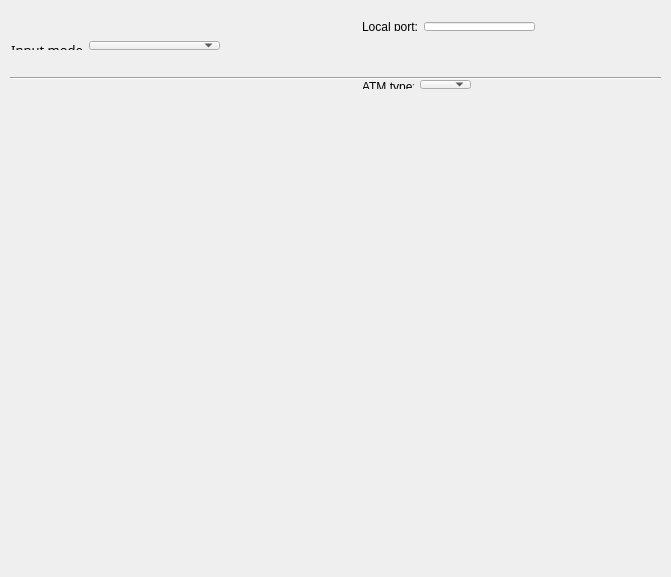
<?xml version="1.0" encoding="UTF-8"?>
<ui version="4.0">
 <class>CATMParamsClass</class>
 <widget class="QWidget" name="CATMParamsClass">
  <property name="geometry">
   <rect>
    <x>0</x>
    <y>0</y>
    <width>671</width>
    <height>577</height>
   </rect>
  </property>
  <property name="windowTitle">
   <string>CATMParams</string>
  </property>
  <widget class="Line" name="line">
   <property name="geometry">
    <rect>
     <x>10</x>
     <y>70</y>
     <width>651</width>
     <height>16</height>
    </rect>
   </property>
   <property name="orientation">
    <enum>Qt::Horizontal</enum>
   </property>
  </widget>
  <widget class="QWidget" name="widget" native="true">
   <property name="geometry">
    <rect>
     <x>290</x>
     <y>-30</y>
     <width>649</width>
     <height>449</height>
    </rect>
   </property>
   <widget class="QWidget" name="layoutWidget">
    <property name="geometry">
     <rect>
      <x>30</x>
      <y>20</y>
      <width>381</width>
      <height>131</height>
     </rect>
    </property>
    <layout class="QVBoxLayout" name="verticalLayout">
     <item>
      <widget class="QWidget" name="wPort" native="true">
       <widget class="QWidget" name="layoutWidget">
        <property name="geometry">
         <rect>
          <x>20</x>
          <y>10</y>
          <width>195</width>
          <height>31</height>
         </rect>
        </property>
        <layout class="QGridLayout" name="gLayoutType">
         <item row="0" column="1">
          <widget class="QLineEdit" name="editPort"/>
         </item>
         <item row="0" column="0">
          <widget class="QLabel" name="label_2">
           <property name="text">
            <string>Local port:</string>
           </property>
          </widget>
         </item>
        </layout>
       </widget>
      </widget>
     </item>
     <item>
      <widget class="QWidget" name="wType" native="true">
       <widget class="QWidget" name="layoutWidget">
        <property name="geometry">
         <rect>
          <x>20</x>
          <y>10</y>
          <width>131</width>
          <height>31</height>
         </rect>
        </property>
        <layout class="QGridLayout" name="gLayoutPort">
         <item row="0" column="0">
          <widget class="QLabel" name="label_3">
           <property name="text">
            <string>&lt;!DOCTYPE HTML PUBLIC &quot;-//W3C//DTD HTML 4.0//EN&quot; &quot;http://www.w3.org/TR/REC-html40/strict.dtd&quot;&gt;
&lt;html&gt;&lt;head&gt;&lt;meta name=&quot;qrichtext&quot; content=&quot;1&quot; /&gt;&lt;style type=&quot;text/css&quot;&gt;
p, li { white-space: pre-wrap; }
&lt;/style&gt;&lt;/head&gt;&lt;body style=&quot; font-family:'宋体'; font-size:9pt; font-weight:400; font-style:normal;&quot;&gt;
&lt;p align=&quot;right&quot; style=&quot; margin-top:0px; margin-bottom:0px; margin-left:0px; margin-right:0px; -qt-block-indent:0; text-indent:0px;&quot;&gt;ATM type:&lt;/p&gt;&lt;/body&gt;&lt;/html&gt;</string>
           </property>
          </widget>
         </item>
         <item row="0" column="1">
          <widget class="QComboBox" name="comboATMType"/>
         </item>
        </layout>
       </widget>
      </widget>
     </item>
    </layout>
   </widget>
  </widget>
  <widget class="QWidget" name="layoutWidget">
   <property name="geometry">
    <rect>
     <x>12</x>
     <y>90</y>
     <width>651</width>
     <height>451</height>
    </rect>
   </property>
   <layout class="QVBoxLayout" name="vLayout"/>
  </widget>
  <widget class="QWidget" name="layoutWidget">
   <property name="geometry">
    <rect>
     <x>-60</x>
     <y>30</y>
     <width>291</width>
     <height>31</height>
    </rect>
   </property>
   <layout class="QGridLayout" name="gridLayout">
    <item row="0" column="0">
     <widget class="QLabel" name="label">
      <property name="font">
       <font>
        <family>新宋体</family>
       </font>
      </property>
      <property name="text">
       <string>&lt;!DOCTYPE HTML PUBLIC &quot;-//W3C//DTD HTML 4.0//EN&quot; &quot;http://www.w3.org/TR/REC-html40/strict.dtd&quot;&gt;
&lt;html&gt;&lt;head&gt;&lt;meta name=&quot;qrichtext&quot; content=&quot;1&quot; /&gt;&lt;style type=&quot;text/css&quot;&gt;
p, li { white-space: pre-wrap; }
&lt;/style&gt;&lt;/head&gt;&lt;body style=&quot; font-family:'新宋体'; font-size:9pt; font-weight:400; font-style:normal;&quot;&gt;
&lt;p align=&quot;right&quot; style=&quot; margin-top:0px; margin-bottom:0px; margin-left:0px; margin-right:0px; -qt-block-indent:0; text-indent:0px;&quot;&gt;&lt;span style=&quot; font-family:'宋体'; font-size:10pt;&quot;&gt;Input mode&lt;/span&gt;&lt;/p&gt;&lt;/body&gt;&lt;/html&gt;</string>
      </property>
     </widget>
    </item>
    <item row="0" column="1">
     <widget class="QComboBox" name="comboInputType"/>
    </item>
   </layout>
  </widget>
 </widget>
 <layoutdefault spacing="6" margin="11"/>
 <resources/>
 <connections/>
</ui>
